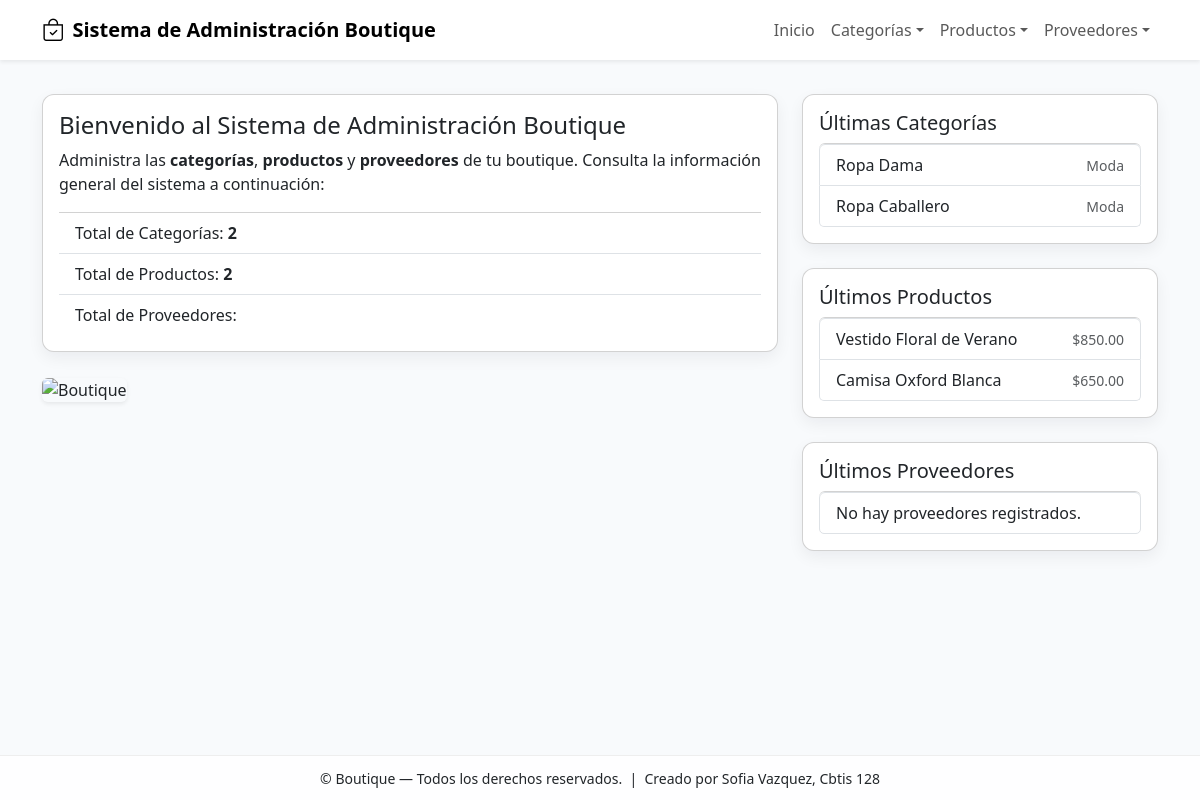
The page / on the database its author committed.
### app_Boutique/models.py (models this page shows, shortened)
class Categoria(models.Model):
    nombre = models.CharField(max_length=45)
    descripcion = models.TextField()
    fechacreacion = models.DateField(auto_now_add=True)
    activo = models.BooleanField(default=True)
    tipo = models.CharField(max_length=20)
    slug = models.SlugField(max_length=100, unique=True)

class Producto(models.Model):
    nombre = models.CharField(max_length=100)
    descripcion = models.TextField()
    precio = models.DecimalField(max_digits=10, decimal_places=2)
    stock = models.IntegerField()
    fechaagregado = models.DateField(auto_now_add=True)
    idcategoria2 = models.ForeignKey(Categoria, on_delete=models.CASCADE, related_name='productos')

### app_Boutique/views.py (the view)
# urls.py: path('', views.inicio_boutique, name='inicio_boutique'),
def inicio_boutique(request):
    total_categorias = Categoria.objects.count()
    total_productos = Producto.objects.count()
    categorias = Categoria.objects.all().order_by('-fechacreacion')[:5]
    productos = Producto.objects.all().order_by('-fechaagregado')[:4]
    return render(request, 'inicio.html', {
        'total_categorias': total_categorias,
        'total_productos': total_productos,
        'categorias': categorias,
        'productos': productos,
    })

### app_Boutique/templates/inicio.html (shortened to what this page needs)
{% extends "base.html" %}
{% block content %}
<div class="row">
  <div class="col-md-8">
    <div class="card card-soft p-3 mb-4">
      <h4>Bienvenido al Sistema de Administración Boutique</h4>
      <p>
        Administra las <strong>categorías</strong>, <strong>productos</strong> y <strong>proveedores</strong> de tu boutique.
        Consulta la información general del sistema a continuación:
      </p>
      <ul class="list-group list-group-flush">
        <li class="list-group-item">
          Total de Categorías: <strong>{{ total_categorias }}</strong>
        </li>
        <li class="list-group-item">
          Total de Productos: <strong>{{ total_productos }}</strong>
        </li>
        <li class="list-group-item">
          Total de Proveedores: <strong>{{ total_proveedores }}</strong>
        </li>
      </ul>
    </div>
    <div class="mt-3">
      <img src="https://images.unsplash.com/photo-1490481651871-ab68de25d43d?q=80&w=1200&auto=format&fit=crop&ixlib=rb-4.0.3"
           alt="Boutique"
           class="img-fluid rounded shadow-sm">
    </div>
  </div>
  <div class="col-md-4">
    <div class="card card-soft p-3 mb-4">
      <h5>Últimas Categorías</h5>
      <ul class="list-group">
        {% for c in categorias %}
          <li class="list-group-item d-flex justify-content-between align-items-center">
            {{ c.nombre }}
            <small class="text-muted">{{ c.tipo }}</small>
          </li>
        {% empty %}
          <li class="list-group-item">No hay categorías registradas.</li>
        {% endfor %}
      </ul>
    </div>
    <div class="card card-soft p-3 mb-4">
      <h5>Últimos Productos</h5>
      <ul class="list-group">
        {% for p in productos %}
          <li class="list-group-item d-flex justify-content-between align-items-center">
            {{ p.nombre }}
            <small class="text-muted">${{ p.precio }}</small>
          </li>
        {% empty %}
          <li class="list-group-item">No hay productos registrados.</li>
        {% endfor %}
      </ul>
    </div>
    <div class="card card-soft p-3">
      <h5>Últimos Proveedores</h5>
      <ul class="list-group">
        {% for pr in proveedores %}
          <li class="list-group-item">
            {{ pr.nombre }}<br>
            <small class="text-muted">{{ pr.email }}</small>
          </li>
        {% empty %}
          <li class="list-group-item">No hay proveedores registrados.</li>
        {% endfor %}
      </ul>
    </div>
  </div>
</div>
{% endblock %}

### app_Boutique/templates/base.html (style rules this page uses)
body { padding-top: 70px; background-color: #f8fafc; }
.card-soft { border-radius: 12px; box-shadow: 0 6px 16px rgba(18,24,40,0.06); }

### rows shown on the page
Categoria: nombre "Ropa Dama", tipo "Moda"
Categoria: nombre "Ropa Caballero", tipo "Moda"
Producto: nombre "Vestido Floral de Verano", precio "850.00"
Producto: nombre "Camisa Oxford Blanca", precio "650.00"

### other values the page prints
{{ total_categorias }} "2"
{{ total_productos }} "2"
